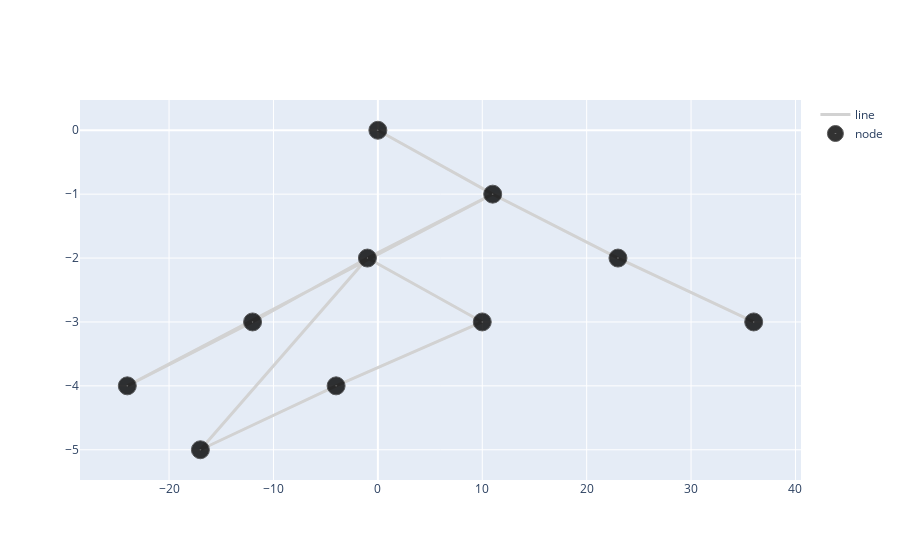

Write notebook code for a chart like this one.
### Code cell
import plotly.graph_objects as go

fig = go.Figure()
fig.add_trace(go.Scatter(
                   x=Xe,
                   y=Ye,
                   mode='lines',
                   name='line',
                   line=dict(color='rgb(210,210,210)', width=3)
                ))

fig.add_trace(go.Scatter(
                  x=df['x'],
                  y=df['y'],
                  mode='markers',
                  name='node',
                  text=df['text'],
                  marker=dict(symbol='circle-dot',
                                size=18,
                                color='black',    #'#DB4551',
                                line=dict(color='rgb(50,50,50)', width=1)
                                ),
                  hovertemplate='%{text}',
                  opacity=0.8
                  ))

### Figure 1 — Plotly figure (JSON) as saved in the notebook; plotly's stock layout.template omitted (floating-point values rounded to 4 significant figures)
{"data": [{"line": {"color": "rgb(210,210,210)", "width": 3}, "mode": "lines", "name": "line", "type": "scatter", "x": [0, 11, 11, -1, -1, 10, 10, -4, -4, -17, -1, -12, -12, -24, 11, 23, 23, 36], "y": [0, -1, -1, -2, -2, -3, -3, -4, -4, -5, -2, -3, -3, -4, -1, -2, -2, -3]}, {"hovertemplate": "%{text}", "marker": {"color": "black", "line": {"color": "rgb(50,50,50)", "width": 1}, "size": 18, "symbol": "circle-dot"}, "mode": "markers", "name": "node", "opacity": 0.8, "text": ["ID : 41<br>year : 1958<br>song : Poor Little Fool<br>artist : Ricky Nelson<br>rank : 1<br>", "ID : 8467<br>year : 1958<br>song : Patricia<br>artist : Perez Prado And His Orchestra<br>rank : 2<br>", "ID : 6334<br>year : 1958<br>song : Splish Splash<br>artist : Bobby Darin<br>rank : 3<br>", "ID : 5724<br>year : 1958<br>song : Rebel-'rouser<br>artist : Duane Eddy His Twangy Guitar And The Rebels<br>rank : 6<br>", "ID : 1478<br>year : 1958<br>song : Yakety Yak<br>artist : The Coasters<br>rank : 7<br>", "ID : 4464<br>year : 1958<br>song : Fever<br>artist : Peggy Lee<br>rank : 10<br>", "ID : 6500<br>year : 1958<br>song : Hard Headed Woman<br>artist : Elvis Presley With The Jordanaires<br>rank : 4<br>", "ID : 6962<br>year : 1958<br>song : Willie And The Hand Jive<br>artist : The Johnny Otis Show<br>rank : 9<br>", "ID : 9169<br>year : 1958<br>song : When<br>artist : Kalin Twins<br>rank : 5<br>", "ID : 9358<br>year : 1958<br>song : My True Love<br>artist : Jack Scott<br>rank : 8<br>"], "type": "scatter", "x": [0, 11, -1, 10, -4, -17, -12, -24, 23, 36], "y": [0, -1, -2, -3, -4, -5, -3, -4, -2, -3]}], "layout": {}}
